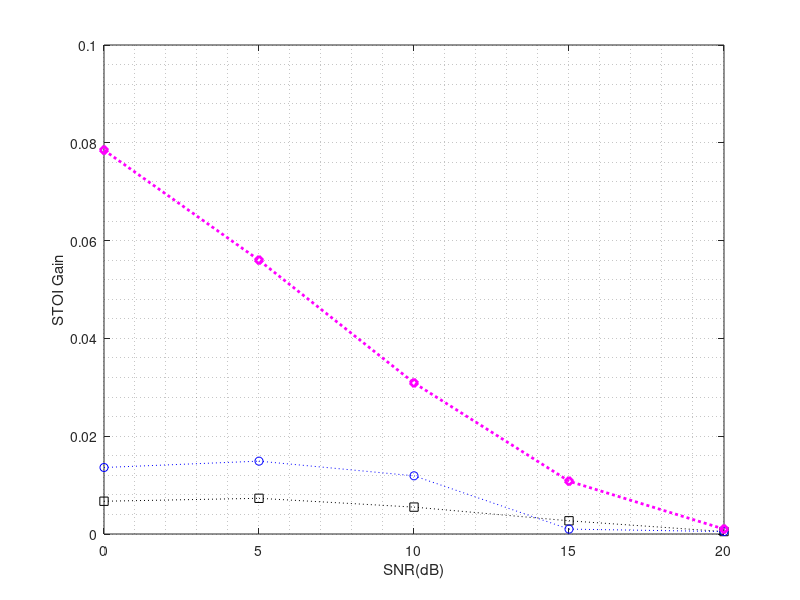
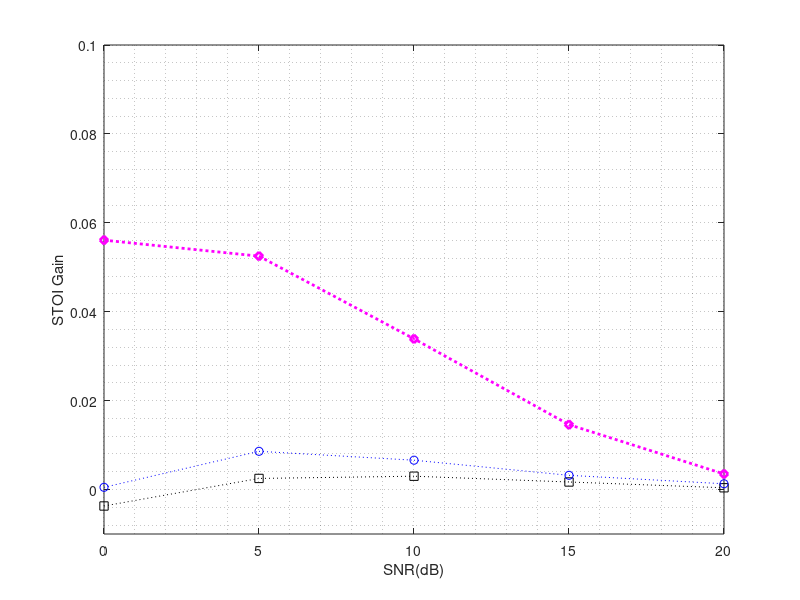
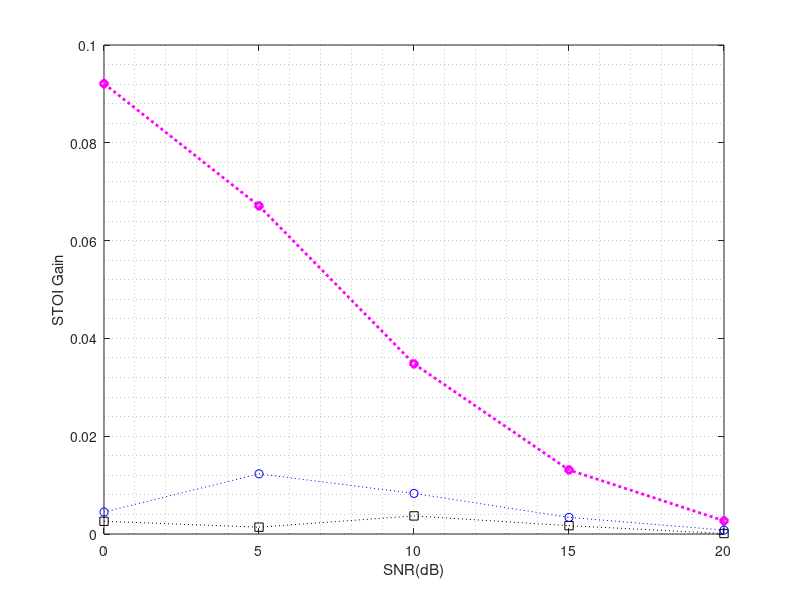

MATLAB code for these plots, in order:
clear;
x = [0 5 10 15 20];

% female speech, odd number is noisy,even number is denoised
f1=[0.7760 0.8555 0.9195 0.9627 0.9855];
f2=[0.7896 0.8704 0.9314 0.9637 0.9860];
f3=[0.7295 0.8337 0.9113 0.9588 0.9830];
f4=[0.7300 0.8423 0.9179 0.9620 0.9843];
f5=[0.7180 0.8286 0.9113 0.9604 0.9847];
f6=[0.7225 0.8409 0.9196 0.9638 0.9855];

delta1=f2-f1;  % white noise
delta2=f4-f3;  % babble noise
delta3=f6-f5;  % factory noise

m1=[0.7340 0.8116 0.8740 0.9195 0.9496];
m2=[0.7258 0.8162 0.8807 0.9245 0.9525];
m3=[0.6646 0.7774 0.8654 0.9211 0.9519];
m4=[0.6505 0.7791 0.8703 0.9248 0.9535];
m5=[0.6666 0.7767 0.8615 0.9171 0.9494];
m6=[0.6541 0.7778 0.8664 0.9206 0.9508];

delta4=m2-m1;
delta5=m4-m3;
delta6=m6-m5;

% figure(1);
% plot(x, delta1, 'k:s', x, delta2, 'b:o', x, delta3, 'm:d', 'LineWidth',2);
% set(gca,'xtick',0:5:20);
% xlabel('SNR(dB)');
% ylabel('STOI Gain');
% axis([0, 20, 0, 0.02]);
% grid minor;
% 
% figure(2);
% plot(x, delta4, 'k:s', x, delta5, 'b:o', x, delta6, 'm:d', 'LineWidth',2);
% set(gca,'xtick',0:5:20);
% xlabel('SNR(dB)');
% ylabel('STOI Gain');
% axis([0, 20, -0.015, 0.015]);
% grid minor;

SP1=[0.7760 0.8555 0.9195 0.9627 0.9855];
SP2=[0.7827 0.8628 0.9250 0.9654 0.9860];
SP3=[0.7295 0.8337 0.9113 0.9588 0.9830];
SP4=[0.7258 0.8362 0.9143 0.9605 0.9834];
SP5=[0.7180 0.8286 0.9113 0.9604 0.9847];
SP6=[0.7206 0.830 0.9150 0.9621 0.9848];

NSN1=[0.7760 0.8555 0.9195 0.9627 0.9855];
NSN2=[0.8545 0.9115 0.9504 0.9735 0.9865];
NSN3=[0.7295 0.8337 0.9113 0.9588 0.9830];
NSN4=[0.7856 0.8862 0.9452 0.9734 0.9865];
NSN5=[0.7180 0.8286 0.9113 0.9604 0.9847];
NSN6=[0.8101 0.8957 0.9461 0.9735 0.9874];

delta_SP1=SP2-SP1; % White noise
delta_SP2=SP4-SP3; % Babble noise
delta_SP3=SP6-SP5; % Factory noise

delta_NSN1=NSN2-NSN1; % White noise
delta_NSN2=NSN4-NSN3; % Babble noise
delta_NSN3=NSN6-NSN5; % Factory noise

figure(3);
plot(x, delta_SP1, 'k:s', x, delta1, 'b:o', x, delta_NSN1, 'm:d', 'LineWidth',2);
set(gca,'xtick',0:5:20);
xlabel('SNR(dB)');
ylabel('STOI Gain');
axis([0, 20, 0, 0.10]);
grid minor;

figure(4);
plot(x, delta_SP2, 'k:s', x, delta2, 'b:o', x, delta_NSN2, 'm:d', 'LineWidth',2);
set(gca,'xtick',0:5:20);
xlabel('SNR(dB)');
ylabel('STOI Gain');
axis([0, 20, -0.01, 0.10]);
grid minor;

figure(5);
plot(x, delta_SP3, 'k:s', x, delta3, 'b:o', x, delta_NSN3, 'm:d', 'LineWidth',2);
set(gca,'xtick',0:5:20);
xlabel('SNR(dB)');
ylabel('STOI Gain');
axis([0, 20, 0, 0.10]);
grid minor;
